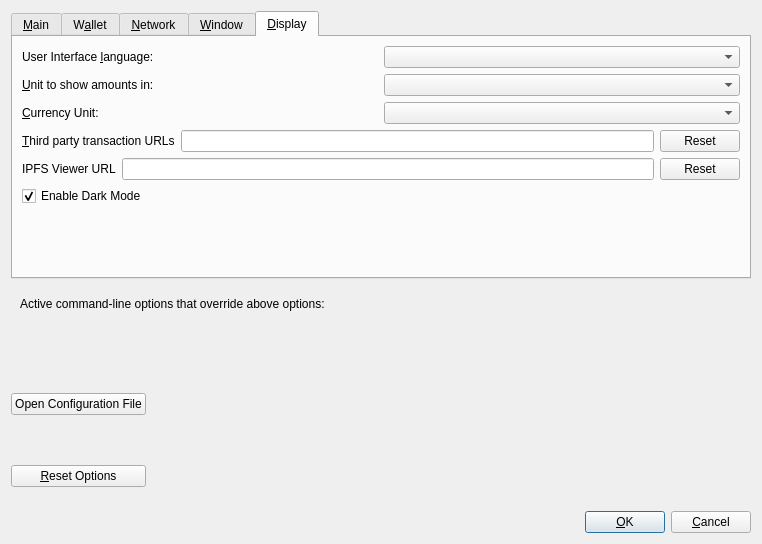
<?xml version="1.0" encoding="UTF-8"?>
<ui version="4.0">
 <class>OptionsDialog</class>
 <widget class="QDialog" name="OptionsDialog">
  <property name="geometry">
   <rect>
    <x>0</x>
    <y>0</y>
    <width>762</width>
    <height>544</height>
   </rect>
  </property>
  <property name="sizePolicy">
   <sizepolicy hsizetype="Fixed" vsizetype="Fixed">
    <horstretch>0</horstretch>
    <verstretch>0</verstretch>
   </sizepolicy>
  </property>
  <property name="windowTitle">
   <string>Options</string>
  </property>
  <property name="modal">
   <bool>true</bool>
  </property>
  <layout class="QVBoxLayout" name="verticalLayout">
   <item>
    <widget class="QTabWidget" name="tabWidget">
     <property name="currentIndex">
      <number>4</number>
     </property>
     <widget class="QWidget" name="tabMain">
      <attribute name="title">
       <string>&amp;Main</string>
      </attribute>
      <layout class="QVBoxLayout" name="verticalLayout_Main">
       <item>
        <widget class="QCheckBox" name="soteriaAtStartup">
         <property name="toolTip">
          <string>Automatically start %1 after logging in to the system.</string>
         </property>
         <property name="text">
          <string>&amp;Start %1 on system login</string>
         </property>
        </widget>
       </item>
       <item>
        <spacer name="horizontalSpacer_0_Main">
         <property name="orientation">
          <enum>Qt::Horizontal</enum>
         </property>
         <property name="sizeHint" stdset="0">
          <size>
           <width>40</width>
           <height>5</height>
          </size>
         </property>
        </spacer>
       </item>
       <item>
       <layout class="QHBoxLayout" name="horizontalLayout_Main_Prune">
        <item>
         <widget class="QCheckBox" name="prune">
          <property name="toolTip">
           <string>Disables some advanced features but all blocks will still be fully validated. Reverting this setting requires re-downloading the entire blockchain. Actual disk usage may be somewhat higher.</string>
          </property>
          <property name="text">
           <string>Prune &amp;block storage to</string>
          </property>
         </widget>
        </item>
        <item>
         <widget class="QSpinBox" name="pruneSize"/>
        </item>
         <item>
          <widget class="QLabel" name="pruneSizeUnitLabel">
           <property name="text">
            <string>GB</string>
           </property>
           <property name="textFormat">
            <enum>Qt::PlainText</enum>
           </property>
          </widget>
         </item>
         <item>
          <spacer name="horizontalSpacer_Main_Prune">
           <property name="orientation">
            <enum>Qt::Horizontal</enum>
           </property>
           <property name="sizeHint" stdset="0">
            <size>
             <width>40</width>
             <height>20</height>
            </size>
           </property>
          </spacer>
         </item>
        </layout>
       </item>
       <item>
        <widget class="QLabel" name="pruneWarning">
         <property name="text">
          <string>Reverting this setting requires re-downloading the entire blockchain.</string>
         </property>
         <property name="textFormat">
          <enum>Qt::PlainText</enum>
         </property>
        </widget>
       </item> 
       <item>
        <layout class="QHBoxLayout" name="horizontalLayout_2_Main">
         <item>
          <widget class="QLabel" name="databaseCacheLabel">
           <property name="text">
            <string>Size of &amp;database cache</string>
           </property>
           <property name="textFormat">
            <enum>Qt::PlainText</enum>
           </property>
           <property name="buddy">
            <cstring>databaseCache</cstring>
           </property>
          </widget>
         </item>
         <item>
          <widget class="QSpinBox" name="databaseCache"/>
         </item>
         <item>
          <widget class="QLabel" name="databaseCacheUnitLabel">
           <property name="text">
            <string>MB</string>
           </property>
           <property name="textFormat">
            <enum>Qt::PlainText</enum>
           </property>
          </widget>
         </item>
         <item>
          <spacer name="horizontalSpacer_2_Main">
           <property name="orientation">
            <enum>Qt::Horizontal</enum>
           </property>
           <property name="sizeHint" stdset="0">
            <size>
             <width>40</width>
             <height>20</height>
            </size>
           </property>
          </spacer>
         </item>
        </layout>
       </item>
       <item>
        <layout class="QHBoxLayout" name="horizontalLayout_3_Main">
         <item>
          <widget class="QLabel" name="threadsScriptVerifLabel">
           <property name="text">
            <string>Number of script &amp;verification threads</string>
           </property>
           <property name="textFormat">
            <enum>Qt::PlainText</enum>
           </property>
           <property name="buddy">
            <cstring>threadsScriptVerif</cstring>
           </property>
          </widget>
         </item>
         <item>
          <widget class="QSpinBox" name="threadsScriptVerif">
           <property name="toolTip">
            <string>(0 = auto, &lt;0 = leave that many cores free)</string>
           </property>
          </widget>
         </item>
         <item>
          <spacer name="horizontalSpacer_3_Main">
           <property name="orientation">
            <enum>Qt::Horizontal</enum>
           </property>
           <property name="sizeHint" stdset="0">
            <size>
             <width>40</width>
             <height>20</height>
            </size>
           </property>
          </spacer>
         </item>
        </layout>
       </item>
       <item>
        <spacer name="verticalSpacer_Main">
         <property name="orientation">
          <enum>Qt::Vertical</enum>
         </property>
         <property name="sizeHint" stdset="0">
          <size>
           <width>20</width>
           <height>40</height>
          </size>
         </property>
        </spacer>
       </item>
      </layout>
     </widget>
     <widget class="QWidget" name="tabWallet">
      <attribute name="title">
       <string>W&amp;allet</string>
      </attribute>
      <layout class="QVBoxLayout" name="verticalLayout_Wallet">
       <item>
        <widget class="QGroupBox" name="groupBox">
         <property name="title">
          <string>Expert</string>
         </property>
         <layout class="QVBoxLayout" name="verticalLayout_2">
          <item>
           <widget class="QCheckBox" name="coinControlFeatures">
            <property name="toolTip">
             <string>Whether to show coin control features or not.</string>
            </property>
            <property name="text">
             <string>Enable coin &amp;control features</string>
            </property>
           </widget>
          </item>
          <item>
           <widget class="QCheckBox" name="customFeeFeatures">
            <property name="text">
             <string>Enable fee control features</string>
            </property>
           </widget>
          </item>
          <item>
           <widget class="QCheckBox" name="spendZeroConfChange">
            <property name="toolTip">
             <string>If you disable the spending of unconfirmed change, the change from a transaction cannot be used until that transaction has at least one confirmation. This also affects how your balance is computed.</string>
            </property>
            <property name="text">
             <string>&amp;Spend unconfirmed change</string>
            </property>
           </widget>
          </item>
         </layout>
        </widget>
       </item>
       <item>
        <spacer name="verticalSpacer_Wallet">
         <property name="orientation">
          <enum>Qt::Vertical</enum>
         </property>
         <property name="sizeHint" stdset="0">
          <size>
           <width>20</width>
           <height>40</height>
          </size>
         </property>
        </spacer>
       </item>
      </layout>
     </widget>
     <widget class="QWidget" name="tabNetwork">
      <attribute name="title">
       <string>&amp;Network</string>
      </attribute>
      <layout class="QVBoxLayout" name="verticalLayout_Network">
       <item>
        <widget class="QCheckBox" name="mapPortUpnp">
         <property name="toolTip">
          <string>Automatically open the Soteria client port on the router. This only works when your router supports UPnP and it is enabled.</string>
         </property>
         <property name="text">
          <string>Map port using &amp;UPnP</string>
         </property>
        </widget>
       </item>
       <item>
        <widget class="QCheckBox" name="allowIncoming">
         <property name="toolTip">
          <string>Accept connections from outside.</string>
         </property>
         <property name="text">
          <string>Allow incomin&amp;g connections</string>
         </property>
        </widget>
       </item>
       <item>
        <widget class="QCheckBox" name="connectSocks">
         <property name="toolTip">
          <string>Connect to the Soteria network through a SOCKS5 proxy.</string>
         </property>
         <property name="text">
          <string>&amp;Connect through SOCKS5 proxy (default proxy):</string>
         </property>
        </widget>
       </item>
       <item>
        <layout class="QHBoxLayout" name="horizontalLayout_1_Network">
         <item>
          <widget class="QLabel" name="proxyIpLabel">
           <property name="text">
            <string>Proxy &amp;IP:</string>
           </property>
           <property name="textFormat">
            <enum>Qt::PlainText</enum>
           </property>
           <property name="buddy">
            <cstring>proxyIp</cstring>
           </property>
          </widget>
         </item>
         <item>
          <widget class="QValidatedLineEdit" name="proxyIp">
           <property name="minimumSize">
            <size>
             <width>140</width>
             <height>0</height>
            </size>
           </property>
           <property name="maximumSize">
            <size>
             <width>140</width>
             <height>16777215</height>
            </size>
           </property>
           <property name="toolTip">
            <string>IP address of the proxy (e.g. IPv4: 127.0.0.1 / IPv6: ::1)</string>
           </property>
          </widget>
         </item>
         <item>
          <widget class="QLabel" name="proxyPortLabel">
           <property name="text">
            <string>&amp;Port:</string>
           </property>
           <property name="textFormat">
            <enum>Qt::PlainText</enum>
           </property>
           <property name="buddy">
            <cstring>proxyPort</cstring>
           </property>
          </widget>
         </item>
         <item>
          <widget class="QLineEdit" name="proxyPort">
           <property name="minimumSize">
            <size>
             <width>55</width>
             <height>0</height>
            </size>
           </property>
           <property name="maximumSize">
            <size>
             <width>70</width>
             <height>16777215</height>
            </size>
           </property>
           <property name="toolTip">
            <string>Port of the proxy (e.g. 9050)</string>
           </property>
          </widget>
         </item>
         <item>
          <spacer name="horizontalSpacer_1_Network">
           <property name="orientation">
            <enum>Qt::Horizontal</enum>
           </property>
           <property name="sizeHint" stdset="0">
            <size>
             <width>40</width>
             <height>20</height>
            </size>
           </property>
          </spacer>
         </item>
        </layout>
       </item>
       <item>
        <layout class="QHBoxLayout" name="horizontalLayout_2_Network">
         <item>
          <widget class="QLabel" name="proxyActiveNets">
           <property name="text">
            <string>Used for reaching peers via:</string>
           </property>
           <property name="textFormat">
            <enum>Qt::PlainText</enum>
           </property>
          </widget>
         </item>
         <item>
          <widget class="QCheckBox" name="proxyReachIPv4">
           <property name="enabled">
            <bool>false</bool>
           </property>
           <property name="toolTip">
            <string>Shows if the supplied default SOCKS5 proxy is used to reach peers via this network type.</string>
           </property>
           <property name="text">
            <string/>
           </property>
          </widget>
         </item>
         <item>
          <widget class="QLabel" name="proxyReachIPv4Label">
           <property name="text">
            <string>IPv4</string>
           </property>
           <property name="textFormat">
            <enum>Qt::PlainText</enum>
           </property>
          </widget>
         </item>
         <item>
          <widget class="QCheckBox" name="proxyReachIPv6">
           <property name="enabled">
            <bool>false</bool>
           </property>
           <property name="toolTip">
            <string>Shows if the supplied default SOCKS5 proxy is used to reach peers via this network type.</string>
           </property>
           <property name="text">
            <string/>
           </property>
          </widget>
         </item>
         <item>
          <widget class="QLabel" name="proxyReachIPv6Label">
           <property name="text">
            <string>IPv6</string>
           </property>
           <property name="textFormat">
            <enum>Qt::PlainText</enum>
           </property>
          </widget>
         </item>
         <item>
          <widget class="QCheckBox" name="proxyReachTor">
           <property name="enabled">
            <bool>false</bool>
           </property>
           <property name="toolTip">
            <string>Shows if the supplied default SOCKS5 proxy is used to reach peers via this network type.</string>
           </property>
           <property name="text">
            <string/>
           </property>
          </widget>
         </item>
         <item>
          <widget class="QLabel" name="proxyReachTorLabel">
           <property name="text">
            <string>Tor</string>
           </property>
           <property name="textFormat">
            <enum>Qt::PlainText</enum>
           </property>
          </widget>
         </item>
         <item>
          <spacer name="horizontalSpacer_2_Network">
           <property name="orientation">
            <enum>Qt::Horizontal</enum>
           </property>
           <property name="sizeHint" stdset="0">
            <size>
             <width>40</width>
             <height>20</height>
            </size>
           </property>
          </spacer>
         </item>
        </layout>
       </item>
       <item>
        <widget class="QCheckBox" name="connectSocksTor">
         <property name="toolTip">
          <string>Connect to the Soteria network through a separate SOCKS5 proxy for Tor hidden services.</string>
         </property>
         <property name="text">
          <string>Use separate SOCKS&amp;5 proxy to reach peers via Tor hidden services:</string>
         </property>
        </widget>
       </item>
       <item>
        <layout class="QHBoxLayout" name="horizontalLayout_3_Network">
         <item>
          <widget class="QLabel" name="proxyIpTorLabel">
           <property name="text">
            <string>Proxy &amp;IP:</string>
           </property>
           <property name="textFormat">
            <enum>Qt::PlainText</enum>
           </property>
           <property name="buddy">
            <cstring>proxyIpTor</cstring>
           </property>
          </widget>
         </item>
         <item>
          <widget class="QValidatedLineEdit" name="proxyIpTor">
           <property name="minimumSize">
            <size>
             <width>140</width>
             <height>0</height>
            </size>
           </property>
           <property name="maximumSize">
            <size>
             <width>140</width>
             <height>16777215</height>
            </size>
           </property>
           <property name="toolTip">
            <string>IP address of the proxy (e.g. IPv4: 127.0.0.1 / IPv6: ::1)</string>
           </property>
          </widget>
         </item>
         <item>
          <widget class="QLabel" name="proxyPortTorLabel">
           <property name="text">
            <string>&amp;Port:</string>
           </property>
           <property name="textFormat">
            <enum>Qt::PlainText</enum>
           </property>
           <property name="buddy">
            <cstring>proxyPortTor</cstring>
           </property>
          </widget>
         </item>
         <item>
          <widget class="QLineEdit" name="proxyPortTor">
           <property name="minimumSize">
            <size>
             <width>55</width>
             <height>0</height>
            </size>
           </property>
           <property name="maximumSize">
            <size>
             <width>70</width>
             <height>16777215</height>
            </size>
           </property>
           <property name="toolTip">
            <string>Port of the proxy (e.g. 9050)</string>
           </property>
          </widget>
         </item>
         <item>
          <spacer name="horizontalSpacer_4_Network">
           <property name="orientation">
            <enum>Qt::Horizontal</enum>
           </property>
           <property name="sizeHint" stdset="0">
            <size>
             <width>40</width>
             <height>20</height>
            </size>
           </property>
          </spacer>
         </item>
        </layout>
       </item>
       <item>
        <spacer name="verticalSpacer_Network">
         <property name="orientation">
          <enum>Qt::Vertical</enum>
         </property>
         <property name="sizeHint" stdset="0">
          <size>
           <width>20</width>
           <height>40</height>
          </size>
         </property>
        </spacer>
       </item>
      </layout>
     </widget>
     <widget class="QWidget" name="tabWindow">
      <attribute name="title">
       <string>&amp;Window</string>
      </attribute>
      <layout class="QVBoxLayout" name="verticalLayout_Window">
       <item>
        <widget class="QCheckBox" name="hideTrayIcon">
         <property name="toolTip">
          <string>Hide the icon from the system tray.</string>
         </property>
         <property name="text">
          <string>&amp;Hide tray icon</string>
         </property>
        </widget>
       </item>
       <item>
        <widget class="QCheckBox" name="minimizeToTray">
         <property name="toolTip">
          <string>Show only a tray icon after minimizing the window.</string>
         </property>
         <property name="text">
          <string>&amp;Minimize to the tray instead of the taskbar</string>
         </property>
        </widget>
       </item>
       <item>
        <widget class="QCheckBox" name="minimizeOnClose">
         <property name="toolTip">
          <string>Minimize instead of exit the application when the window is closed. When this option is enabled, the application will be closed only after selecting Exit in the menu.</string>
         </property>
         <property name="text">
          <string>M&amp;inimize on close</string>
         </property>
        </widget>
       </item>
      <item>
        <widget class="QCheckBox" name="toolbarIconsOnly">
         <property name="statusTip">
          <string>Only show toolbar icons. No text.</string>
         </property>
         <property name="text">
          <string>&amp;Icons only</string>
         </property>
        </widget>
       </item>
       <item>
        <spacer name="verticalSpacer_Window">
         <property name="orientation">
          <enum>Qt::Vertical</enum>
         </property>
         <property name="sizeHint" stdset="0">
          <size>
           <width>20</width>
           <height>40</height>
          </size>
         </property>
        </spacer>
       </item>
      </layout>
     </widget>
     <widget class="QWidget" name="tabDisplay">
      <attribute name="title">
       <string>&amp;Display</string>
      </attribute>
      <layout class="QVBoxLayout" name="verticalLayout_Display">
       <item>
        <layout class="QHBoxLayout" name="horizontalLayout_1_Display">
         <item>
          <widget class="QLabel" name="langLabel">
           <property name="text">
            <string>User Interface &amp;language:</string>
           </property>
           <property name="textFormat">
            <enum>Qt::PlainText</enum>
           </property>
           <property name="buddy">
            <cstring>lang</cstring>
           </property>
          </widget>
         </item>
         <item>
          <widget class="QValueComboBox" name="lang">
           <property name="toolTip">
            <string>The user interface language can be set here. This setting will take effect after restarting %1.</string>
           </property>
          </widget>
         </item>
        </layout>
       </item>
       <item>
        <layout class="QHBoxLayout" name="horizontalLayout_2_Display">
         <item>
          <widget class="QLabel" name="unitLabel">
           <property name="text">
            <string>&amp;Unit to show amounts in:</string>
           </property>
           <property name="textFormat">
            <enum>Qt::PlainText</enum>
           </property>
           <property name="buddy">
            <cstring>unit</cstring>
           </property>
          </widget>
         </item>
         <item>
          <widget class="QValueComboBox" name="unit">
           <property name="toolTip">
            <string>Choose the default subdivision unit to show in the interface and when sending coins.</string>
           </property>
           <property name="maxCount">
            <number>1000</number>
           </property>
           <property name="sizeAdjustPolicy">
            <enum>QComboBox::AdjustToContents</enum>
           </property>
          </widget>
         </item>
        </layout>
       </item>
       <item>
        <layout class="QHBoxLayout" name="horizontalLayout_DisplayCurrency">
         <item>
          <widget class="QLabel" name="currencyUnitIndexLabel">
           <property name="text">
            <string>&amp;Currency Unit:</string>
           </property>
           <property name="textFormat">
            <enum>Qt::PlainText</enum>
           </property>
           <property name="buddy">
            <cstring>currencyUnitIndex</cstring>
           </property>
          </widget>
         </item>
         <item>
          <widget class="QValueComboBox" name="currencyUnitIndex">
           <property name="toolTip">
            <string>Choose which currency to display the realtime value of SOTER in (ie: BTC/SOTER).</string>
           </property>
           <property name="maxCount">
            <number>1000</number>
           </property>
           <property name="sizeAdjustPolicy">
            <enum>QComboBox::AdjustToContents</enum>
           </property>
          </widget>
         </item>
        </layout>
       </item>
       <item>
        <layout class="QHBoxLayout" name="horizontalLayout_3_Display">
         <item>
          <widget class="QLabel" name="thirdPartyTxUrlsLabel">
           <property name="toolTip">
            <string>Third party URLs (e.g. a block explorer) that appear in the transactions tab as context menu items. %s in the URL is replaced by transaction hash. Multiple URLs are separated by vertical bar |.</string>
           </property>
           <property name="text">
            <string>&amp;Third party transaction URLs</string>
           </property>
           <property name="buddy">
            <cstring>thirdPartyTxUrls</cstring>
           </property>
          </widget>
         </item>
         <item>
          <widget class="QLineEdit" name="thirdPartyTxUrls">
           <property name="toolTip">
            <string>Third party URLs (e.g. a block explorer) that appear in the transactions tab as context menu items. %s in the URL is replaced by transaction hash. Multiple URLs are separated by vertical bar |.</string>
           </property>
          </widget>
         </item>
         <item>
          <widget class="QPushButton" name="thirdPartyTxUrlsReset">
           <property name="text">
            <string>Reset</string>
           </property>
          </widget>
         </item>
        </layout>
       </item>
       <item>
        <layout class="QHBoxLayout" name="horizontalLayout_4_Display" stretch="0,0,0">
         <item>
          <widget class="QLabel" name="ipfsUrlLabel">
           <property name="toolTip">
            <string>Third party URL for IPFS-viewer. %s in the URL is replaced by IPFS hash.</string>
           </property>
           <property name="text">
            <string>IPFS Viewer URL</string>
           </property>
          </widget>
         </item>
         <item>
          <widget class="QLineEdit" name="ipfsUrl">
           <property name="toolTip">
            <string>Third party URL for IPFS-viewer. %s in the URL is replaced by IPFS hash.</string>
           </property>
          </widget>
         </item>
         <item>
          <widget class="QPushButton" name="ipfsUrlReset">
           <property name="text">
            <string>Reset</string>
           </property>
          </widget>
         </item>
        </layout>
       </item>
       <item>
        <widget class="QCheckBox" name="darkModeCheckBox">
         <property name="text">
          <string>Enable Dark Mode</string>
         </property>
         <property name="checked">
          <bool>true</bool>
         </property>
        </widget>
       </item>
       <item>
        <spacer name="verticalSpacer_Display">
         <property name="orientation">
          <enum>Qt::Vertical</enum>
         </property>
         <property name="sizeHint" stdset="0">
          <size>
           <width>20</width>
           <height>40</height>
          </size>
         </property>
        </spacer>
       </item>
      </layout>
     </widget>
    </widget>
   </item>
   <item>
    <widget class="QFrame" name="frame">
     <layout class="QVBoxLayout" name="verticalLayout_Bottom">
      <item>
       <layout class="QHBoxLayout" name="horizontalLayout_Bottom">
        <item>
         <widget class="QLabel" name="overriddenByCommandLineInfoLabel">
          <property name="text">
           <string>Active command-line options that override above options:</string>
          </property>
          <property name="textFormat">
           <enum>Qt::PlainText</enum>
          </property>
         </widget>
        </item>
        <item>
         <spacer name="horizontalSpacer_Bottom">
          <property name="orientation">
           <enum>Qt::Horizontal</enum>
          </property>
          <property name="sizeHint" stdset="0">
           <size>
            <width>40</width>
            <height>20</height>
           </size>
          </property>
         </spacer>
        </item>
       </layout>
      </item>
      <item>
       <widget class="QLabel" name="overriddenByCommandLineLabel">
        <property name="text">
         <string/>
        </property>
        <property name="textFormat">
         <enum>Qt::PlainText</enum>
        </property>
        <property name="wordWrap">
         <bool>true</bool>
        </property>
       </widget>
      </item>
     </layout>
    </widget>
   </item>
   <item>
    <layout class="QHBoxLayout" name="horizontalLayout_Buttons">
     <item>
      <layout class="QVBoxLayout" name="verticalLayout_Buttons">
       <item>
        <widget class="QPushButton" name="openSoteriaConfButton">
         <property name="toolTip">
          <string>Open the %1 configuration file from the working directory.</string>
         </property>
         <property name="text">
          <string>Open Configuration File</string>
         </property>
         <property name="autoDefault">
          <bool>false</bool>
         </property>
        </widget>
       </item>
       <item>
        <widget class="QPushButton" name="resetButton">
         <property name="toolTip">
          <string>Reset all client options to default.</string>
         </property>
         <property name="text">
          <string>&amp;Reset Options</string>
         </property>
         <property name="autoDefault">
          <bool>false</bool>
         </property>
        </widget>
       </item>
      </layout>
     </item>
     <item>
      <spacer name="horizontalSpacer_1">
       <property name="orientation">
        <enum>Qt::Horizontal</enum>
       </property>
       <property name="sizeHint" stdset="0">
        <size>
         <width>40</width>
         <height>48</height>
        </size>
       </property>
      </spacer>
     </item>
     <item>
      <widget class="QLabel" name="statusLabel">
       <property name="minimumSize">
        <size>
         <width>200</width>
         <height>0</height>
        </size>
       </property>
       <property name="font">
        <font>
         <weight>75</weight>
         <bold>true</bold>
        </font>
       </property>
       <property name="text">
        <string/>
       </property>
       <property name="textFormat">
        <enum>Qt::PlainText</enum>
       </property>
       <property name="wordWrap">
        <bool>true</bool>
       </property>
      </widget>
     </item>
     <item>
      <spacer name="horizontalSpacer_2">
       <property name="orientation">
        <enum>Qt::Horizontal</enum>
       </property>
       <property name="sizeHint" stdset="0">
        <size>
         <width>40</width>
         <height>48</height>
        </size>
       </property>
      </spacer>
     </item>
     <item>
      <layout class="QVBoxLayout" name="verticalLayout_4">
       <item>
        <spacer name="verticalSpacer">
         <property name="orientation">
          <enum>Qt::Vertical</enum>
         </property>
         <property name="sizeHint" stdset="0">
          <size>
           <width>20</width>
           <height>40</height>
          </size>
         </property>
        </spacer>
       </item>
       <item>
        <layout class="QHBoxLayout" name="horizontalLayout">
         <item>
          <widget class="QPushButton" name="okButton">
           <property name="text">
            <string>&amp;OK</string>
           </property>
           <property name="autoDefault">
            <bool>false</bool>
           </property>
           <property name="default">
            <bool>true</bool>
           </property>
          </widget>
         </item>
         <item>
          <widget class="QPushButton" name="cancelButton">
           <property name="text">
            <string>&amp;Cancel</string>
           </property>
           <property name="autoDefault">
            <bool>false</bool>
           </property>
          </widget>
         </item>
        </layout>
       </item>
      </layout>
     </item>
    </layout>
   </item>
  </layout>
 </widget>
 <customwidgets>
  <customwidget>
   <class>QValidatedLineEdit</class>
   <extends>QLineEdit</extends>
   <header>qvalidatedlineedit.h</header>
  </customwidget>
  <customwidget>
   <class>QValueComboBox</class>
   <extends>QComboBox</extends>
   <header>qvaluecombobox.h</header>
  </customwidget>
 </customwidgets>
 <resources>
  <include location="../soteria.qrc"/>
 </resources>
 <connections/>
</ui>
